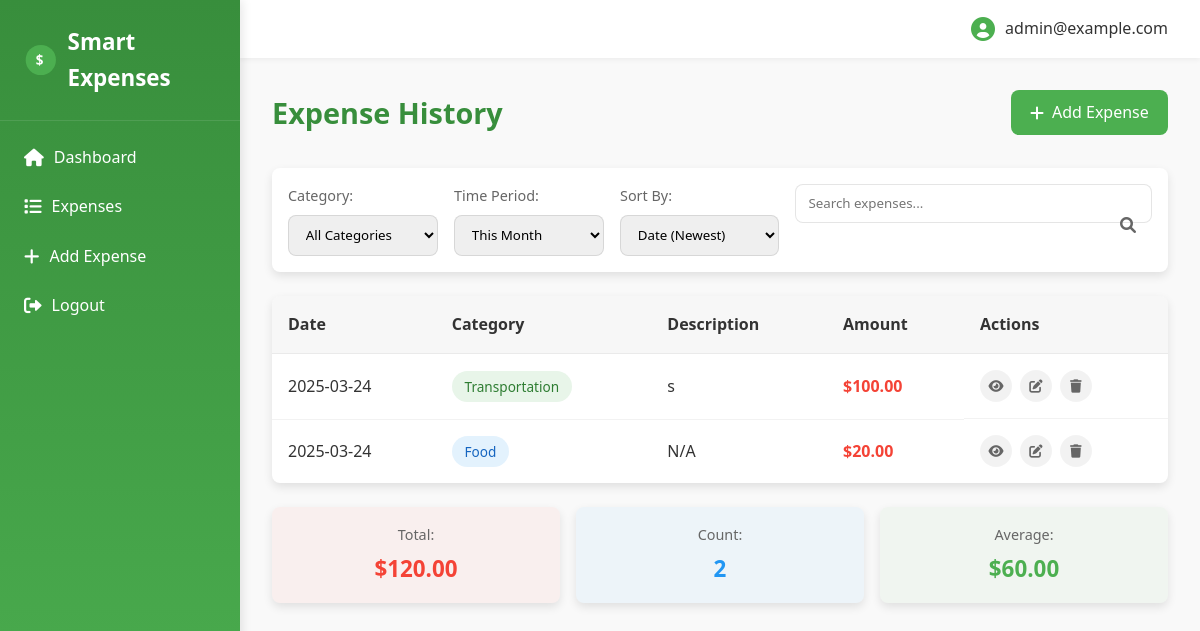
/expenses (signed in), run on the app's committed database.
### tables this page shows
CREATE TABLE expenses (
        id INTEGER PRIMARY KEY AUTOINCREMENT,
        user_id INTEGER NOT NULL,
        amount REAL NOT NULL,
        category TEXT NOT NULL,
        description TEXT,
        date TEXT NOT NULL,
        FOREIGN KEY (user_id) REFERENCES users (id)
    );

### app.py (the view)
@app.route('/expenses')
def expenses():
    if 'user_id' not in session:
        return redirect(url_for('login'))
    user_id = session['user_id']
    expenses = get_user_expenses(user_id)
    return render_template('expenses.html', expenses=expenses)

### app.py (called while the page is built)
def get_db_connection():
    conn = sqlite3.connect(DB_PATH)
    conn.row_factory = sqlite3.Row
    return conn

def get_user_expenses(user_id):
    conn = get_db_connection()
    expenses = conn.execute('SELECT * FROM expenses WHERE user_id = ? ORDER BY date DESC', (user_id,)).fetchall()
    conn.close()
    return expenses

### templates/expenses.html (shortened to what this page needs)
{% extends "layout.html" %}
{% block extra_css %}
<link rel="stylesheet" href="{{ url_for('static', filename='css/expenses.css') }}">
{% endblock %}
{% block content %}
<div class="expenses-container">
    <div class="expenses-header">
        <h1>Expense History</h1>
        <a href="{{ url_for('add_expense') }}" class="btn btn-primary btn-icon">
            <i class="fas fa-plus"></i> Add Expense
        </a>
    </div>
    <div class="expenses-filters">
        <div class="filter-group">
            <label for="categoryFilter">Category:</label>
            <select id="categoryFilter">
                <option value="all">All Categories</option>
            </select>
        </div>
        <div class="filter-group">
            <label for="dateRangeFilter">Time Period:</label>
            <select id="dateRangeFilter">
                <option value="month" selected>This Month</option>
            </select>
        </div>
        <div class="filter-group">
            <label for="sortByFilter">Sort By:</label>
            <select id="sortByFilter">
                <option value="date-desc">Date (Newest)</option>
            </select>
        </div>
        <div class="filter-group search-group">
            <input type="text" id="searchFilter" placeholder="Search expenses...">
            <i class="fas fa-search search-icon"></i>
        </div>
    </div>
    <div class="expenses-table-container">
        <table class="expenses-table">
            <thead>
                <tr>
                    <th>Date</th>
                    <th>Category</th>
                    <th>Description</th>
                    <th>Amount</th>
                    <th>Actions</th>
                </tr>
            </thead>
            <tbody id="expensesTableBody">
                {% if expenses %}
                    {% for expense in expenses %}
                    <tr data-expense-id="{{ expense.id }}" data-category="{{ expense.category }}">
                        <td>{{ expense.date }}</td>
                        <td>
                            <span class="category-badge category-{{ expense.category.lower() }}">
                                {{ expense.category }}
                            </span>
                        </td>
                        <td>{{ expense.description if expense.description else 'N/A' }}</td>
                        <td class="amount-cell">${{ "%.2f"|format(expense.amount) }}</td>
                        <td class="actions-cell">
                            <button class="action-btn view-btn" title="View Details">
                                <i class="fas fa-eye"></i>
                            </button>
                            <button class="action-btn edit-btn" title="Edit Expense">
                                <i class="fas fa-edit"></i>
                            </button>
                            <button class="action-btn delete-btn" title="Delete Expense">
                                <i class="fas fa-trash"></i>
                            </button>
                        </td>
                    </tr>
                    {% endfor %}
                {% endif %}
            </tbody>
        </table>
    </div>
    <div class="expenses-summary">
        <div class="summary-box total-box">
            <span class="summary-label">Total:</span>
            <span class="summary-value" id="totalAmount">
                {% if expenses %}
                ${{ "%.2f"|format(expenses|sum(attribute='amount')) }}
                {% else %}
                $0.00
                {% endif %}
            </span>
        </div>
        <div class="summary-box count-box">
            <span class="summary-label">Count:</span>
            <span class="summary-value" id="expenseCount">{{ expenses|length }}</span>
        </div>
        <div class="summary-box average-box">
            <span class="summary-label">Average:</span>
            <span class="summary-value" id="averageAmount">
                {% if expenses %}
                ${{ "%.2f"|format((expenses|sum(attribute='amount')) / expenses|length) }}
                {% else %}
                $0.00
                {% endif %}
            </span>
        </div>
    </div>
</div>
{% endblock %}

### static/css/style.css (style rules this page uses)
:root { --primary-color: #4CAF50; --primary-dark: #388E3C; --primary-light: #A5D6A7; --secondary-color: #2196F3; --secondary-dark: #1976D2; --accent-color: #FF5722; --text-color: #333; --text-light: #666; --background-color: #f9f9f9; --card-bg: #fff; --card-shadow: 0 4px 10px rgba(0, 0, 0, 0.1); --transition: all 0.3s ease; --success-color: #4CAF50; --warning-color: #FF9800; --danger-color: #F44336; --border-radius: 8px; }
* { margin: 0; padding: 0; box-sizing: border-box; }
body { font-family: 'Segoe UI', Tahoma, Geneva, Verdana, sans-serif; background-color: var(--background-color); color: var(--text-color); line-height: 1.6; }
a { text-decoration: none; color: var(--secondary-color); transition: var(--transition); }
.btn { display: inline-block; padding: 0.6rem 1.2rem; background-color: var(--primary-color); color: white; border: none; border-radius: var(--border-radius); cursor: pointer; font-weight: 500; transition: var(--transition); text-align: center; }
.btn-primary { background-color: var(--primary-color); }
.btn-icon { display: flex; align-items: center; justify-content: center; }
.btn-icon i { margin-right: 8px; }

### static/css/expenses.css (style rules this page uses)
.expenses-container { max-width: 1200px; margin: 0 auto; }
.expenses-header { display: flex; justify-content: space-between; align-items: center; margin-bottom: 2rem; }
.expenses-header h1 { color: var(--primary-dark); font-size: 1.8rem; }
.expenses-filters { display: flex; flex-wrap: wrap; gap: 1rem; margin-bottom: 1.5rem; background-color: var(--card-bg); padding: 1rem; border-radius: var(--border-radius); box-shadow: var(--card-shadow); }
.filter-group { display: flex; flex-direction: column; min-width: 150px; }
.filter-group label { font-size: 0.9rem; color: var(--text-light); margin-bottom: 0.5rem; }
.filter-group select, .filter-group input { padding: 0.6rem 0.8rem; border: 1px solid rgba(0, 0, 0, 0.1); border-radius: var(--border-radius); font-family: inherit; transition: var(--transition); }
.search-group { position: relative; flex-grow: 1; }
.search-group input { width: 100%; padding-right: 2.5rem; }
.search-icon { position: absolute; right: 1rem; top: 2.1rem; color: var(--text-light); }
.expenses-table-container { background-color: var(--card-bg); border-radius: var(--border-radius); box-shadow: var(--card-shadow); overflow: hidden; margin-bottom: 1.5rem; }
.expenses-table { width: 100%; border-collapse: collapse; }
.expenses-table th { background-color: rgba(0, 0, 0, 0.03); text-align: left; padding: 1rem; font-weight: 600; color: var(--text-color); border-bottom: 1px solid rgba(0, 0, 0, 0.05); }
.expenses-table td { padding: 1rem; border-bottom: 1px solid rgba(0, 0, 0, 0.05); }
.expenses-table tr:last-child td { border-bottom: none; }
.category-badge { display: inline-block; padding: 0.3rem 0.8rem; border-radius: 20px; font-size: 0.85rem; font-weight: 500; }
.category-food { background-color: #E3F2FD; color: #1565C0; }
.category-transportation { background-color: #E8F5E9; color: #2E7D32; }
.amount-cell { font-weight: 600; color: var(--danger-color); }
.actions-cell { display: flex; gap: 0.5rem; }
.action-btn { width: 32px; height: 32px; border-radius: 50%; display: flex; align-items: center; justify-content: center; border: none; background-color: rgba(0, 0, 0, 0.05); color: var(--text-light); cursor: pointer; transition: var(--transition); }
.expenses-summary { display: flex; gap: 1rem; }
.summary-box { flex: 1; background-color: var(--card-bg); padding: 1rem; border-radius: var(--border-radius); box-shadow: var(--card-shadow); display: flex; flex-direction: column; align-items: center; }
.total-box { background-color: rgba(244, 67, 54, 0.05); }
.count-box { background-color: rgba(33, 150, 243, 0.05); }
.average-box { background-color: rgba(76, 175, 80, 0.05); }
.summary-label { font-size: 0.9rem; color: var(--text-light); margin-bottom: 0.3rem; }
.summary-value { font-size: 1.4rem; font-weight: 600; color: var(--text-color); }
.total-box .summary-value { color: var(--danger-color); }
.count-box .summary-value { color: var(--secondary-color); }
.average-box .summary-value { color: var(--primary-color); }

### data on the page
expenses: date "2025-03-24", category "Transportation", description "s", amount "100.00"
expenses: date "2025-03-24", category "Food", description "N/A", amount "20.00"

### other printed values
{{ session.username }} "admin@example.com"
{{ "%.2f"|format(expenses|sum(attribute='amount')) }} "120.00"
{{ expenses|length }} "2"
{{ "%.2f"|format((expenses|sum(attribute='amount')) / expenses|length) }} "60.00"
